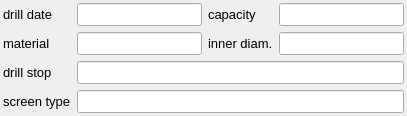
     <widget class="QWidget" name="tab_4">
      <attribute name="title">
       <string>Construction and Drill info</string>
      </attribute>
      <layout class="QGridLayout" name="grid_layout_5">
       <property name="leftMargin">
        <number>3</number>
       </property>
       <property name="topMargin">
        <number>3</number>
       </property>
       <property name="rightMargin">
        <number>3</number>
       </property>
       <property name="bottomMargin">
        <number>3</number>
       </property>
       <item row="0" column="0">
        <widget class="QLabel" name="label_24">
         <property name="sizePolicy">
          <sizepolicy hsizetype="Minimum" vsizetype="Fixed">
           <horstretch>0</horstretch>
           <verstretch>0</verstretch>
          </sizepolicy>
         </property>
         <property name="minimumSize">
          <size>
           <width>0</width>
           <height>0</height>
          </size>
         </property>
         <property name="maximumSize">
          <size>
           <width>16777215</width>
           <height>16777215</height>
          </size>
         </property>
         <property name="font">
          <font>
           <family>Arial</family>
           <pointsize>10</pointsize>
          </font>
         </property>
         <property name="text">
          <string>drill date</string>
         </property>
         <property name="scaledContents">
          <bool>true</bool>
         </property>
         <property name="alignment">
          <set>Qt::AlignLeading|Qt::AlignLeft|Qt::AlignVCenter</set>
         </property>
        </widget>
       </item>
       <item row="0" column="1">
        <widget class="QLineEdit" name="drilldate">
         <property name="sizePolicy">
          <sizepolicy hsizetype="Expanding" vsizetype="Fixed">
           <horstretch>0</horstretch>
           <verstretch>0</verstretch>
          </sizepolicy>
         </property>
         <property name="minimumSize">
          <size>
           <width>0</width>
           <height>0</height>
          </size>
         </property>
         <property name="maximumSize">
          <size>
           <width>16777215</width>
           <height>16777215</height>
          </size>
         </property>
         <property name="font">
          <font>
           <family>Arial</family>
           <pointsize>10</pointsize>
          </font>
         </property>
         <property name="toolTip">
          <string>&lt;!DOCTYPE HTML PUBLIC &quot;-//W3C//DTD HTML 4.0//EN&quot; &quot;http://www.w3.org/TR/REC-html40/strict.dtd&quot;&gt;
&lt;html&gt;&lt;head&gt;&lt;meta name=&quot;qrichtext&quot; content=&quot;1&quot; /&gt;&lt;style type=&quot;text/css&quot;&gt;
p, li { white-space: pre-wrap; }
&lt;/style&gt;&lt;/head&gt;&lt;body style=&quot; font-family:'MS Shell Dlg 2'; font-size:8.25pt; font-weight:400; font-style:normal;&quot;&gt;
&lt;p style=&quot; margin-top:0px; margin-bottom:0px; margin-left:0px; margin-right:0px; -qt-block-indent:0; text-indent:0px;&quot;&gt;&lt;span style=&quot; font-size:8pt;&quot;&gt;date when drilling was finished&lt;/span&gt;&lt;/p&gt;&lt;/body&gt;&lt;/html&gt;</string>
         </property>
        </widget>
       </item>
       <item row="0" column="2">
        <widget class="QLabel" name="label_12">
         <property name="sizePolicy">
          <sizepolicy hsizetype="Preferred" vsizetype="Fixed">
           <horstretch>0</horstretch>
           <verstretch>0</verstretch>
          </sizepolicy>
         </property>
         <property name="minimumSize">
          <size>
           <width>0</width>
           <height>0</height>
          </size>
         </property>
         <property name="maximumSize">
          <size>
           <width>16777215</width>
           <height>16777215</height>
          </size>
         </property>
         <property name="font">
          <font>
           <family>Arial</family>
           <pointsize>10</pointsize>
          </font>
         </property>
         <property name="text">
          <string>capacity</string>
         </property>
         <property name="scaledContents">
          <bool>true</bool>
         </property>
         <property name="alignment">
          <set>Qt::AlignLeading|Qt::AlignLeft|Qt::AlignVCenter</set>
         </property>
        </widget>
       </item>
       <item row="0" column="3">
        <widget class="QLineEdit" name="capacity">
         <property name="sizePolicy">
          <sizepolicy hsizetype="Expanding" vsizetype="Fixed">
           <horstretch>0</horstretch>
           <verstretch>0</verstretch>
          </sizepolicy>
         </property>
         <property name="minimumSize">
          <size>
           <width>0</width>
           <height>0</height>
          </size>
         </property>
         <property name="maximumSize">
          <size>
           <width>16777215</width>
           <height>16777215</height>
          </size>
         </property>
         <property name="font">
          <font>
           <family>Arial</family>
           <pointsize>10</pointsize>
          </font>
         </property>
         <property name="toolTip">
          <string>&lt;!DOCTYPE HTML PUBLIC &quot;-//W3C//DTD HTML 4.0//EN&quot; &quot;http://www.w3.org/TR/REC-html40/strict.dtd&quot;&gt;
&lt;html&gt;&lt;head&gt;&lt;meta name=&quot;qrichtext&quot; content=&quot;1&quot; /&gt;&lt;style type=&quot;text/css&quot;&gt;
p, li { white-space: pre-wrap; }
&lt;/style&gt;&lt;/head&gt;&lt;body style=&quot; font-family:'MS Shell Dlg 2'; font-size:8.25pt; font-weight:400; font-style:normal;&quot;&gt;
&lt;p style=&quot; margin-top:0px; margin-bottom:0px; margin-left:0px; margin-right:0px; -qt-block-indent:0; text-indent:0px;&quot;&gt;&lt;span style=&quot; font-family:'Arial,sans-serif'; font-size:8pt; color:#000000; background-color:#ffffff;&quot;&gt;Well capacity: &lt;/span&gt;&lt;/p&gt;
&lt;p style=&quot; margin-top:0px; margin-bottom:0px; margin-left:0px; margin-right:0px; -qt-block-indent:0; text-indent:0px;&quot;&gt;&lt;span style=&quot; font-size:8pt;&quot;&gt;For direct push drillings, flushed with water or air, &lt;/span&gt;&lt;/p&gt;
&lt;p style=&quot; margin-top:0px; margin-bottom:0px; margin-left:0px; margin-right:0px; -qt-block-indent:0; text-indent:0px;&quot;&gt;&lt;span style=&quot; font-size:8pt;&quot;&gt;the capacity may be reported in the scale:&lt;/span&gt;&lt;/p&gt;
&lt;p style=&quot; margin-top:0px; margin-bottom:0px; margin-left:0px; margin-right:0px; -qt-block-indent:0; text-indent:0px;&quot;&gt;&lt;span style=&quot; font-size:8pt;&quot;&gt;1,2,3,4-,4,4+,5-,5,5+,6-,6,6+&lt;/span&gt;&lt;/p&gt;
&lt;p style=&quot; margin-top:0px; margin-bottom:0px; margin-left:0px; margin-right:0px; -qt-block-indent:0; text-indent:0px;&quot;&gt;&lt;span style=&quot; font-size:8pt;&quot;&gt;(same as in table stratigraphy).&lt;/span&gt;&lt;/p&gt;
&lt;p style=&quot; margin-top:0px; margin-bottom:0px; margin-left:0px; margin-right:0px; -qt-block-indent:0; text-indent:0px;&quot;&gt;&lt;span style=&quot; font-size:8pt;&quot;&gt;For wells, capacity may be given as l/h.&lt;/span&gt;&lt;/p&gt;&lt;/body&gt;&lt;/html&gt;</string>
         </property>
        </widget>
       </item>
       <item row="1" column="0">
        <widget class="QLabel" name="label_21">
         <property name="sizePolicy">
          <sizepolicy hsizetype="Minimum" vsizetype="Fixed">
           <horstretch>0</horstretch>
           <verstretch>0</verstretch>
          </sizepolicy>
         </property>
         <property name="minimumSize">
          <size>
           <width>0</width>
           <height>0</height>
          </size>
         </property>
         <property name="maximumSize">
          <size>
           <width>16777215</width>
           <height>16777215</height>
          </size>
         </property>
         <property name="font">
          <font>
           <family>Arial</family>
           <pointsize>10</pointsize>
          </font>
         </property>
         <property name="text">
          <string>material</string>
         </property>
         <property name="scaledContents">
          <bool>true</bool>
         </property>
         <property name="alignment">
          <set>Qt::AlignLeading|Qt::AlignLeft|Qt::AlignVCenter</set>
         </property>
        </widget>
       </item>
       <item row="1" column="1">
        <widget class="QLineEdit" name="material">
         <property name="sizePolicy">
          <sizepolicy hsizetype="Expanding" vsizetype="Fixed">
           <horstretch>0</horstretch>
           <verstretch>0</verstretch>
          </sizepolicy>
         </property>
         <property name="minimumSize">
          <size>
           <width>0</width>
           <height>0</height>
          </size>
         </property>
         <property name="maximumSize">
          <size>
           <width>16777215</width>
           <height>16777215</height>
          </size>
         </property>
         <property name="font">
          <font>
           <family>Arial</family>
           <pointsize>10</pointsize>
          </font>
         </property>
         <property name="toolTip">
          <string>&lt;!DOCTYPE HTML PUBLIC &quot;-//W3C//DTD HTML 4.0//EN&quot; &quot;http://www.w3.org/TR/REC-html40/strict.dtd&quot;&gt;
&lt;html&gt;&lt;head&gt;&lt;meta name=&quot;qrichtext&quot; content=&quot;1&quot; /&gt;&lt;style type=&quot;text/css&quot;&gt;
p, li { white-space: pre-wrap; }
&lt;/style&gt;&lt;/head&gt;&lt;body style=&quot; font-family:'MS Shell Dlg 2'; font-size:8.25pt; font-weight:400; font-style:normal;&quot;&gt;
&lt;p style=&quot; margin-top:0px; margin-bottom:0px; margin-left:0px; margin-right:0px; -qt-block-indent:0; text-indent:0px;&quot;&gt;&lt;span style=&quot; font-size:8pt;&quot;&gt;Steel&lt;/span&gt;&lt;/p&gt;
&lt;p style=&quot; margin-top:0px; margin-bottom:0px; margin-left:0px; margin-right:0px; -qt-block-indent:0; text-indent:0px;&quot;&gt;&lt;span style=&quot; font-size:8pt;&quot;&gt;Concrete&lt;/span&gt;&lt;/p&gt;
&lt;p style=&quot; margin-top:0px; margin-bottom:0px; margin-left:0px; margin-right:0px; -qt-block-indent:0; text-indent:0px;&quot;&gt;&lt;span style=&quot; font-size:8pt;&quot;&gt;Stones&lt;/span&gt;&lt;/p&gt;
&lt;p style=&quot; margin-top:0px; margin-bottom:0px; margin-left:0px; margin-right:0px; -qt-block-indent:0; text-indent:0px;&quot;&gt;&lt;span style=&quot; font-size:8pt;&quot;&gt;Stainless steel&lt;/span&gt;&lt;/p&gt;
&lt;p style=&quot; margin-top:0px; margin-bottom:0px; margin-left:0px; margin-right:0px; -qt-block-indent:0; text-indent:0px;&quot;&gt;&lt;span style=&quot; font-size:8pt;&quot;&gt;etc&lt;/span&gt;&lt;/p&gt;&lt;/body&gt;&lt;/html&gt;</string>
         </property>
         <property name="text">
          <string/>
         </property>
        </widget>
       </item>
       <item row="1" column="2">
        <widget class="QLabel" name="label_19">
         <property name="sizePolicy">
          <sizepolicy hsizetype="Preferred" vsizetype="Fixed">
           <horstretch>0</horstretch>
           <verstretch>0</verstretch>
          </sizepolicy>
         </property>
         <property name="minimumSize">
          <size>
           <width>0</width>
           <height>0</height>
          </size>
         </property>
         <property name="maximumSize">
          <size>
           <width>16777215</width>
           <height>16777215</height>
          </size>
         </property>
         <property name="font">
          <font>
           <family>Arial</family>
           <pointsize>10</pointsize>
          </font>
         </property>
         <property name="text">
          <string>inner diam.</string>
         </property>
         <property name="scaledContents">
          <bool>true</bool>
         </property>
         <property name="alignment">
          <set>Qt::AlignLeading|Qt::AlignLeft|Qt::AlignVCenter</set>
         </property>
        </widget>
       </item>
       <item row="1" column="3">
        <widget class="QLineEdit" name="diam">
         <property name="sizePolicy">
          <sizepolicy hsizetype="Expanding" vsizetype="Fixed">
           <horstretch>0</horstretch>
           <verstretch>0</verstretch>
          </sizepolicy>
         </property>
         <property name="minimumSize">
          <size>
           <width>0</width>
           <height>0</height>
          </size>
         </property>
         <property name="maximumSize">
          <size>
           <width>16777215</width>
           <height>16777215</height>
          </size>
         </property>
         <property name="font">
          <font>
           <family>Arial</family>
           <pointsize>10</pointsize>
          </font>
         </property>
         <property name="toolTip">
          <string>&lt;!DOCTYPE HTML PUBLIC &quot;-//W3C//DTD HTML 4.0//EN&quot; &quot;http://www.w3.org/TR/REC-html40/strict.dtd&quot;&gt;
&lt;html&gt;&lt;head&gt;&lt;meta name=&quot;qrichtext&quot; content=&quot;1&quot; /&gt;&lt;style type=&quot;text/css&quot;&gt;
p, li { white-space: pre-wrap; }
&lt;/style&gt;&lt;/head&gt;&lt;body style=&quot; font-family:'MS Shell Dlg 2'; font-size:8.25pt; font-weight:400; font-style:normal;&quot;&gt;
&lt;p style=&quot; margin-top:0px; margin-bottom:0px; margin-left:0px; margin-right:0px; -qt-block-indent:0; text-indent:0px;&quot;&gt;&lt;span style=&quot; font-size:8pt;&quot;&gt;Casing pipe inner diameter (mm).&lt;/span&gt;&lt;/p&gt;
&lt;p style=&quot; margin-top:0px; margin-bottom:0px; margin-left:0px; margin-right:0px; -qt-block-indent:0; text-indent:0px;&quot;&gt;&lt;span style=&quot; font-size:8pt;&quot;&gt;Dimension för screens and filters &lt;/span&gt;&lt;/p&gt;
&lt;p style=&quot; margin-top:0px; margin-bottom:0px; margin-left:0px; margin-right:0px; -qt-block-indent:0; text-indent:0px;&quot;&gt;&lt;span style=&quot; font-size:8pt;&quot;&gt;are given in field for screen type below.&lt;/span&gt;&lt;/p&gt;&lt;/body&gt;&lt;/html&gt;</string>
         </property>
        </widget>
       </item>
       <item row="2" column="0">
        <widget class="QLabel" name="label_11">
         <property name="enabled">
          <bool>true</bool>
         </property>
         <property name="sizePolicy">
          <sizepolicy hsizetype="Minimum" vsizetype="Fixed">
           <horstretch>100</horstretch>
           <verstretch>100</verstretch>
          </sizepolicy>
         </property>
         <property name="minimumSize">
          <size>
           <width>0</width>
           <height>0</height>
          </size>
         </property>
         <property name="maximumSize">
          <size>
           <width>16777215</width>
           <height>16777215</height>
          </size>
         </property>
         <property name="font">
          <font>
           <family>Arial</family>
           <pointsize>10</pointsize>
          </font>
         </property>
         <property name="toolTip">
          <string>Drill stop</string>
         </property>
         <property name="layoutDirection">
          <enum>Qt::RightToLeft</enum>
         </property>
         <property name="text">
          <string>drill stop</string>
         </property>
         <property name="alignment">
          <set>Qt::AlignLeading|Qt::AlignLeft|Qt::AlignVCenter</set>
         </property>
        </widget>
       </item>
       <item row="2" column="1" colspan="3">
        <widget class="QLineEdit" name="drillstop">
         <property name="sizePolicy">
          <sizepolicy hsizetype="Expanding" vsizetype="Fixed">
           <horstretch>0</horstretch>
           <verstretch>0</verstretch>
          </sizepolicy>
         </property>
         <property name="minimumSize">
          <size>
           <width>0</width>
           <height>0</height>
          </size>
         </property>
         <property name="maximumSize">
          <size>
           <width>16777215</width>
           <height>16777215</height>
          </size>
         </property>
         <property name="font">
          <font>
           <family>Arial</family>
           <pointsize>10</pointsize>
          </font>
         </property>
         <property name="toolTip">
          <string>&lt;!DOCTYPE HTML PUBLIC &quot;-//W3C//DTD HTML 4.0//EN&quot; &quot;http://www.w3.org/TR/REC-html40/strict.dtd&quot;&gt;
&lt;html&gt;&lt;head&gt;&lt;meta name=&quot;qrichtext&quot; content=&quot;1&quot; /&gt;&lt;style type=&quot;text/css&quot;&gt;
p, li { white-space: pre-wrap; }
&lt;/style&gt;&lt;/head&gt;&lt;body style=&quot; font-family:'MS Shell Dlg 2'; font-size:8.25pt; font-weight:400; font-style:normal;&quot;&gt;
&lt;p style=&quot; margin-top:0px; margin-bottom:0px; margin-left:0px; margin-right:0px; -qt-block-indent:0; text-indent:0px;&quot;&gt;&lt;span style=&quot; font-size:8pt;&quot;&gt;stop against boulder or rock&lt;/span&gt;&lt;/p&gt;
&lt;p style=&quot; margin-top:0px; margin-bottom:0px; margin-left:0px; margin-right:0px; -qt-block-indent:0; text-indent:0px;&quot;&gt;&lt;span style=&quot; font-size:8pt;&quot;&gt;stop against rock&lt;/span&gt;&lt;/p&gt;
&lt;p style=&quot; margin-top:0px; margin-bottom:0px; margin-left:0px; margin-right:0px; -qt-block-indent:0; text-indent:0px;&quot;&gt;&lt;span style=&quot; font-size:8pt;&quot;&gt;stop in rock&lt;/span&gt;&lt;/p&gt;
&lt;p style=&quot; margin-top:0px; margin-bottom:0px; margin-left:0px; margin-right:0px; -qt-block-indent:0; text-indent:0px;&quot;&gt;&lt;span style=&quot; font-size:8pt;&quot;&gt;frictional stop&lt;/span&gt;&lt;/p&gt;
&lt;p style=&quot; margin-top:0px; margin-bottom:0px; margin-left:0px; margin-right:0px; -qt-block-indent:0; text-indent:0px;&quot;&gt;&lt;span style=&quot; font-size:8pt;&quot;&gt;stop in till&lt;/span&gt;&lt;/p&gt;
&lt;p style=&quot; margin-top:0px; margin-bottom:0px; margin-left:0px; margin-right:0px; -qt-block-indent:0; text-indent:0px;&quot;&gt;&lt;span style=&quot; font-size:8pt;&quot;&gt;drilling may proceed&lt;/span&gt;&lt;/p&gt;
&lt;p style=&quot; margin-top:0px; margin-bottom:0px; margin-left:0px; margin-right:0px; -qt-block-indent:0; text-indent:0px;&quot;&gt;&lt;span style=&quot; font-size:8pt;&quot;&gt;...&lt;/span&gt;&lt;/p&gt;&lt;/body&gt;&lt;/html&gt;</string>
         </property>
        </widget>
       </item>
       <item row="3" column="0">
        <widget class="QLabel" name="label_13">
         <property name="enabled">
          <bool>true</bool>
         </property>
         <property name="sizePolicy">
          <sizepolicy hsizetype="Minimum" vsizetype="Fixed">
           <horstretch>100</horstretch>
           <verstretch>100</verstretch>
          </sizepolicy>
         </property>
         <property name="minimumSize">
          <size>
           <width>0</width>
           <height>0</height>
          </size>
         </property>
         <property name="maximumSize">
          <size>
           <width>16777215</width>
           <height>16777215</height>
          </size>
         </property>
         <property name="font">
          <font>
           <family>Arial</family>
           <pointsize>10</pointsize>
          </font>
         </property>
         <property name="layoutDirection">
          <enum>Qt::RightToLeft</enum>
         </property>
         <property name="text">
          <string>screen type</string>
         </property>
         <property name="alignment">
          <set>Qt::AlignLeading|Qt::AlignLeft|Qt::AlignVCenter</set>
         </property>
        </widget>
       </item>
       <item row="3" column="1" colspan="3">
        <widget class="QLineEdit" name="screen">
         <property name="sizePolicy">
          <sizepolicy hsizetype="Expanding" vsizetype="Fixed">
           <horstretch>0</horstretch>
           <verstretch>0</verstretch>
          </sizepolicy>
         </property>
         <property name="minimumSize">
          <size>
           <width>0</width>
           <height>0</height>
          </size>
         </property>
         <property name="maximumSize">
          <size>
           <width>16777215</width>
           <height>16777215</height>
          </size>
         </property>
         <property name="font">
          <font>
           <family>Arial</family>
           <pointsize>10</pointsize>
          </font>
         </property>
         <property name="toolTip">
          <string>&lt;!DOCTYPE HTML PUBLIC &quot;-//W3C//DTD HTML 4.0//EN&quot; &quot;http://www.w3.org/TR/REC-html40/strict.dtd&quot;&gt;
&lt;html&gt;&lt;head&gt;&lt;meta name=&quot;qrichtext&quot; content=&quot;1&quot; /&gt;&lt;style type=&quot;text/css&quot;&gt;
p, li { white-space: pre-wrap; }
&lt;/style&gt;&lt;/head&gt;&lt;body style=&quot; font-family:'MS Shell Dlg 2'; font-size:8.25pt; font-weight:400; font-style:normal;&quot;&gt;
&lt;p style=&quot; margin-top:0px; margin-bottom:0px; margin-left:0px; margin-right:0px; -qt-block-indent:0; text-indent:0px;&quot;&gt;&lt;span style=&quot; font-size:8pt;&quot;&gt;E.g. 18-20 m Johnson Well Screen 2.5mm, inner diam=118mm.&lt;/span&gt;&lt;/p&gt;&lt;/body&gt;&lt;/html&gt;</string>
         </property>
        </widget>
       </item>
      </layout>
     </widget>
